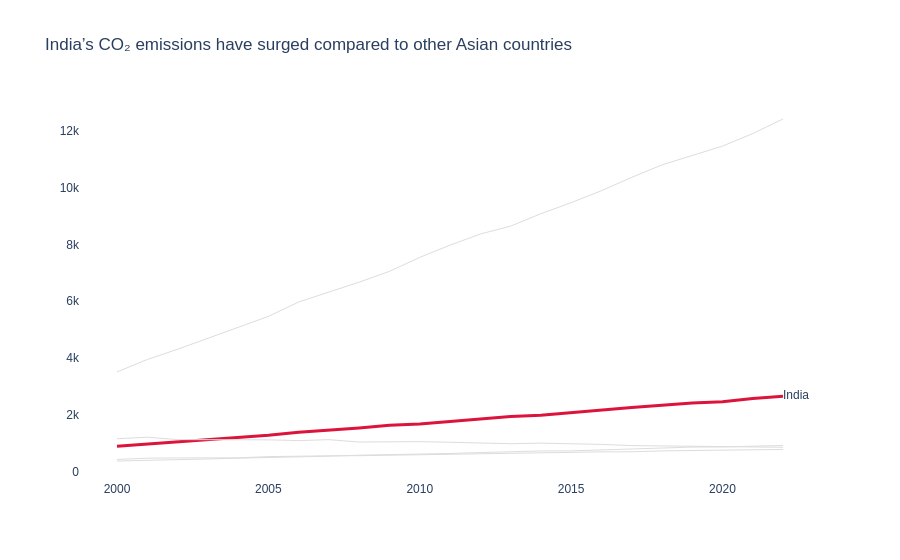

The notebook cell saved with this chart:
### Markdown cell above
---
## Task 1 — Multi-Series Line Chart with Highlight

**What to build:** A line chart showing CO2 emissions over time for **all Asian countries** in the dataset, with one country highlighted.

**Requirements:**
- All countries shown (for context), but only **one highlighted in colour** — your choice which
- All other lines in grey (#DDDDDD), thinner
- Highlighted country **labelled directly** at the end of its line (not in a legend)
- Insight title that names the highlighted country and its story

> 💡 `df[df['Region'] == 'Asia']` to filter; use `go.Figure()` with a loop for per-country control

### Code cell
# Task 1 — Multi-series line with highlight
# YOUR CODE HERE
import plotly.graph_objects as go

# Filter Asia data
asia_df = df[df['Region'] == 'Asia']

# Choose country to highlight
highlight_country = "India"

fig = go.Figure()

# Loop through countries
for country in asia_df['Country'].unique():
    country_df = asia_df[asia_df['Country'] == country]
    
    if country == highlight_country:
        fig.add_trace(go.Scatter(
            x=country_df['Year'],
            y=country_df['CO2_Mt'],
            mode='lines+text',
            line=dict(color='crimson', width=3),
            name=country,
            text=[None]*(len(country_df)-1) + [country],  # label at end
            textposition="middle right"
        ))
    else:
        fig.add_trace(go.Scatter(
            x=country_df['Year'],
            y=country_df['CO2_Mt'],
            mode='lines',
            line=dict(color='#DDDDDD', width=1),
            hoverinfo='skip',
            showlegend=False
        ))

# Layout styling
fig.update_layout(
    title="India’s CO₂ emissions have surged compared to other Asian countries",
    plot_bgcolor='white',
    paper_bgcolor='white',
    font=dict(family="Arial", size=12),
    xaxis=dict(showgrid=False),
    yaxis=dict(showgrid=False),
    showlegend=False
)

fig.show()

### Figure 1 — Plotly figure (JSON) as saved in the notebook; plotly's stock layout.template omitted (floating-point values rounded to 4 significant figures)
{"data": [{"hoverinfo": "skip", "line": {"color": "#DDDDDD", "width": 1}, "mode": "lines", "showlegend": false, "type": "scatter", "x": [2000, 2001, 2002, 2003, 2004, 2005, 2006, 2007, 2008, 2009, 2010, 2011, 2012, 2013, 2014, 2015, 2016, 2017, 2018, 2019, 2020, 2021, 2022], "y": [3514.0, 3952.0, 4312.0, 4692.0, 5079.0, 5468.0, 5974.0, 6323.0, 6673.0, 7053.0, 7543.0, 7972.0, 8365.0, 8641.0, 9078.0, 9466.0, 9887.0, 10360.0, 10790.0, 11130.0, 11450.0, 11900.0, 12410.0]}, {"line": {"color": "crimson", "width": 3}, "mode": "lines+text", "name": "India", "text": [null, null, null, null, null, null, null, null, null, null, null, null, null, null, null, null, null, null, null, null, null, null, "India"], "textposition": "middle right", "type": "scatter", "x": [2000, 2001, 2002, 2003, 2004, 2005, 2006, 2007, 2008, 2009, 2010, 2011, 2012, 2013, 2014, 2015, 2016, 2017, 2018, 2019, 2020, 2021, 2022], "y": [901.6, 974.6, 1056.0, 1146.0, 1205.0, 1291.0, 1396.0, 1466.0, 1542.0, 1637.0, 1687.0, 1774.0, 1865.0, 1945.0, 1994.0, 2092.0, 2177.0, 2267.0, 2345.0, 2419.0, 2466.0, 2580.0, 2661.0]}, {"hoverinfo": "skip", "line": {"color": "#DDDDDD", "width": 1}, "mode": "lines", "showlegend": false, "type": "scatter", "x": [2000, 2001, 2002, 2003, 2004, 2005, 2006, 2007, 2008, 2009, 2010, 2011, 2012, 2013, 2014, 2015, 2016, 2017, 2018, 2019, 2020, 2021, 2022], "y": [1166.0, 1220.0, 1136.0, 1131.0, 1151.0, 1127.0, 1101.0, 1133.0, 1050.0, 1061.0, 1064.0, 1042.0, 1005.0, 990.9, 1010.0, 996.6, 967.4, 925.1, 916.6, 914.5, 902.8, 898.1, 865.1]}, {"hoverinfo": "skip", "line": {"color": "#DDDDDD", "width": 1}, "mode": "lines", "showlegend": false, "type": "scatter", "x": [2000, 2001, 2002, 2003, 2004, 2005, 2006, 2007, 2008, 2009, 2010, 2011, 2012, 2013, 2014, 2015, 2016, 2017, 2018, 2019, 2020, 2021, 2022], "y": [438.1, 481.5, 490.6, 490.8, 494.6, 537.2, 539.0, 566.1, 570.0, 585.4, 595.9, 620.6, 631.1, 649.6, 646.2, 686.5, 704.0, 706.0, 738.5, 750.8, 755.8, 777.3, 789.5]}, {"hoverinfo": "skip", "line": {"color": "#DDDDDD", "width": 1}, "mode": "lines", "showlegend": false, "type": "scatter", "x": [2000, 2001, 2002, 2003, 2004, 2005, 2006, 2007, 2008, 2009, 2010, 2011, 2012, 2013, 2014, 2015, 2016, 2017, 2018, 2019, 2020, 2021, 2022], "y": [382.8, 400.4, 430.7, 453.8, 482.6, 501.9, 533.0, 551.8, 586.6, 602.5, 614.5, 647.3, 680.1, 717.7, 736.3, 738.2, 768.8, 813.7, 834.8, 872.3, 876.5, 898.5, 930.5]}], "layout": {"font": {"family": "Arial", "size": 12}, "paper_bgcolor": "white", "plot_bgcolor": "white", "showlegend": false, "title": {"text": "India’s CO₂ emissions have surged compared to other Asian countries"}, "xaxis": {"showgrid": false}, "yaxis": {"showgrid": false}}}
